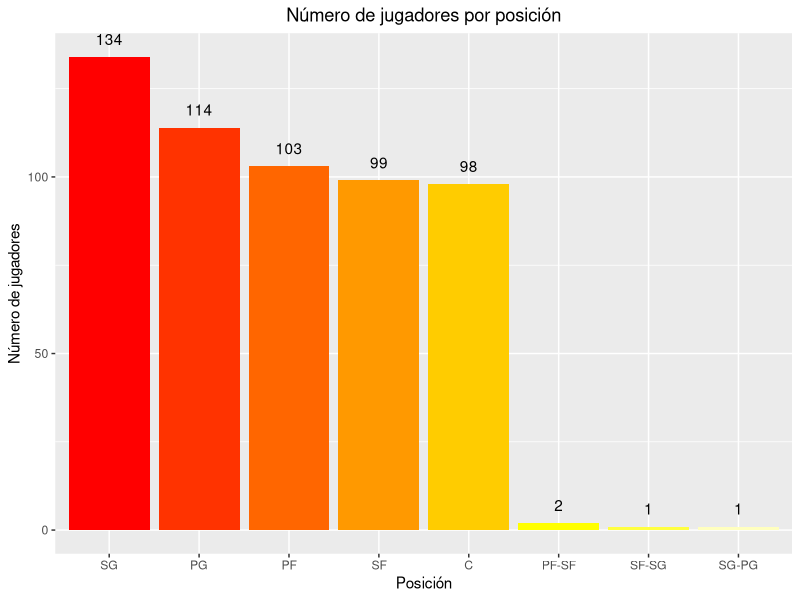

R code for this plot: (Note: this script raises an error after producing the figure.)
#PROBABILIDAD Y ESTADÍSTICA 
#ESTADÍSTICA DESCRIPTIVA
#install.packages("ggplot2") #descargar librería
#install.packages("psych")
#install.packages("tidyverse")
library(tidyverse)
library(psych)
library(ggplot2) #cargar librería
datos=read.csv("NBA.csv") #Cargar los datos y guardarlos con el nombre "datos"
datos=na.omit(datos) #Sobreescribir el archivo datos por uno que elimina filas con NA's
str(datos) #Ver la estructura de cada variable
datos$Pos=as.factor(datos$Pos) #Sobrescribir las entradas como factores, es decir formaremos categorias 
datos$Tm=as.factor(datos$Tm) 

table(datos$Tm)
write.table(table(datos$Tm), file = "tablaequipos.txt", sep = ",", quote = FALSE,row.names=F)

#Grafico número de jugadores po posición 

ggplot(datos, aes(x=reorder(Pos, Pos, function(x)-length(x))))+
  geom_bar(fill=heat.colors(8))+
  geom_text(stat="count", aes(label=..count..), vjust=-1)+
  ggtitle("Número de jugadores por posición")+theme(plot.title=element_text(hjust=0.5))+
  labs(x="Posición", y="Número de jugadores")

describe(datos)
describeBy(datos~Pos)


write.table(lapply(datos, mean), file = "tablamedias.txt", sep = ",", quote = FALSE,row.names=F)


# 1 HISTOGRAMA TIROS DE CAMPO EFECTIVOS
ggplot(datos, aes(x=eFG.))+
  geom_histogram(bins=ceiling(sqrt(length(datos$eFG.))), fill="deeppink2", col="white")+
  ggtitle("Histograma para tiros de campo efectivos para jugadores NBA")+
  labs(x="Tiros de campo efectivos (eFG)", y="Frecuencia")+
  theme_bw()+theme(plot.title=element_text(hjust=0.5))

ggplot(datos, aes(x=eFG., y=..density..))+
  geom_histogram(bins=ceiling(sqrt(length(datos$eFG.))), fill="deeppink2", col="white")+
  geom_density(aes(x=eFG., y=..density..), colour="black", size=0.8)+
  ggtitle("Histograma para tiros de campo efectivos para jugadores NBA")+
  labs(x="Tiros de campo efectivos (eFG)", y="Densidad")+
  theme_bw()+theme(plot.title=element_text(hjust=0.5))

# 2 HISTOGRAMA PUNTOS ANOTADOS
ggplot(datos, aes(x=PTS))+
  geom_histogram(bins=ceiling(sqrt(length(datos$eFG.))), fill="deeppink2", col="white")+
  ggtitle("Histograma para total de puntos anotados por jugador")+
  labs(x="Total puntos anotados por jugador", y="Frecuencia")+
  theme_bw()+theme(plot.title=element_text(hjust=0.5))

ggplot(datos, aes(x=PTS , y=..density..))+
  geom_histogram(bins=ceiling(sqrt(length(datos$eFG.))), fill="deeppink2", col="white")+
  geom_density(aes(x=PTS , y=..density..), colour="black", size=0.8)+
  ggtitle("Histograma para total de puntos anotados por jugador")+
  labs(x="Total puntos anotados por jugador", y="Densidad")+
  theme_bw()+theme(plot.title=element_text(hjust=0.5))

# 3 HISTOGRAMA MINUTOS JUGADOS

ggplot(datos, aes(x=MP))+
  geom_histogram(bins=ceiling(sqrt(length(datos$eFG.))), fill="deeppink2", col="white")+
  ggtitle("Histograma para total minutos jugados para jugadores NBA")+
  labs(x="Total minutos jugados", y="Frecuencia")+
  theme_bw()+theme(plot.title=element_text(hjust=0.5))

ggplot(datos, aes(x=MP , y=..density..))+
  geom_histogram(bins=ceiling(sqrt(length(datos$eFG.))), fill="deeppink2", col="white")+
  geom_density(aes(x=MP , y=..density..), colour="black", size=0.8)+
  ggtitle("Histograma para total minutos jugados para jugadores NBA")+
  labs(x="Total minutos jugados", y="Densidad")+
  theme_bw()+theme(plot.title=element_text(hjust=0.5))

# 4 HISTOGRAMA EDAD

ggplot(datos, aes(x=Age))+
  geom_histogram(bins=ceiling(sqrt(length(datos$eFG.))), fill="deeppink2", col="white")+
  ggtitle("Histograma de la edad en años para jugadores NBA")+
  labs(x="Edad en años", y="Frecuencia")+
  theme_bw()+theme(plot.title=element_text(hjust=0.5))

ggplot(datos, aes(x=Age , y=..density..))+
  geom_histogram(bins=ceiling(sqrt(length(datos$eFG.))), fill="deeppink2", col="white")+
  geom_density(aes(x=Age , y=..density..), colour="black", size=0.8)+
  ggtitle("Histograma de la edad en años para jugadores NBA")+
  labs(x="Edad en años", y="Densidad")+
  theme_bw()+theme(plot.title=element_text(hjust=0.5))

# 5 HISTOGRAMA TOTAL REBOTES 
ggplot(datos, aes(x=TRB))+
  geom_histogram(bins=ceiling(sqrt(length(datos$eFG.))), fill="deeppink2", col="white")+
  ggtitle("Histograma total rebotes para jugadores NBA")+
  labs(x="Total rebotes", y="Frecuencia")+
  theme_bw()+theme(plot.title=element_text(hjust=0.5))

ggplot(datos, aes(x=TRB , y=..density..))+
  geom_histogram(bins=ceiling(sqrt(length(datos$eFG.))), fill="deeppink2", col="white")+
  geom_density(aes(x=TRB , y=..density..), colour="black", size=0.8)+
  ggtitle("Histograma total rebotes para jugadores NBA")+
  labs(x="Total rebotes", y="Densidad")+
  theme_bw()+theme(plot.title=element_text(hjust=0.5))

# 6 HISTOGRAMA TOTAL NMERO DE ASISTENCIAS
ggplot(datos, aes(x=AST))+
  geom_histogram(bins=ceiling(sqrt(length(datos$eFG.))), fill="deeppink2", col="white")+
  ggtitle("Histograma número total asistencias para jugadores NBA")+
  labs(x="Total asistencias", y="Frecuencia")+
  theme_bw()+theme(plot.title=element_text(hjust=0.5))

ggplot(datos, aes(x=AST , y=..density..))+
  geom_histogram(bins=ceiling(sqrt(length(datos$eFG.))), fill="deeppink2", col="white")+
  geom_density(aes(x=AST , y=..density..), colour="black", size=0.8)+
  ggtitle("Histograma número total asistencias para jugadores NBA")+
  labs(x="Total asistencias", y="Densidad")+
  theme_bw()+theme(plot.title=element_text(hjust=0.5))

# 7 HISTOGRAMA TOTAL NÚMERO DE BOLAS ROBADAS
ggplot(datos, aes(x=STL))+
  geom_histogram(bins=ceiling(sqrt(length(datos$eFG.))), fill="deeppink2", col="white")+
  ggtitle("Histograma número total balones robados por jugador")+
  labs(x="Total balones robados por jugador", y="Frecuencia")+
  theme_bw()+theme(plot.title=element_text(hjust=0.5))

ggplot(datos, aes(x=STL , y=..density..))+
  geom_histogram(bins=ceiling(sqrt(length(datos$eFG.))), fill="deeppink2", col="white")+
  geom_density(aes(x=STL , y=..density..), colour="black", size=0.8)+
  ggtitle("Histograma número total balones robados por jugador")+
  labs(x="Total balones robados por jugador", y="Densidad")+
  theme_bw()+theme(plot.title=element_text(hjust=0.5))

#BOX VAIRBLES POR POSICIÓN 

#Q Q PLOT  eFG

qqnorm(datos$eFG.)
qqline(datos$eFG., col="steelblue", lwd=2)
shapiro.test(datos$eFG.)

cv=function(x){
  sd(x)/mean(x)*100}

cv(datos$STL)

ggplot(datos, aes(x=eFG., y=Pos))+
  geom_boxplot(fill=rainbow(8))+
  ggtitle("Diagrama de caja para tiros de campo efectivo según posición")+
  labs(y="Tiros de campo efectivos")+
  coord_flip()+theme(plot.title = element_text(hjust=0.5))

ggplot(datos, aes(x=STL, y=Pos))+
  geom_boxplot(fill=rainbow(8))+
  ggtitle("Diagrama de caja para robos de balon según posición")+
  labs(y="Robos de balon")+
  coord_flip()+theme(plot.title = element_text(hjust=0.5))

ggplot(datos, aes(x=TRB, y=Pos))+
  geom_boxplot(fill=rainbow(8))+
  ggtitle("Diagrama de caja para rebotes según posición")+
  labs(y="Rebotes")+
  coord_flip()+theme(plot.title = element_text(hjust=0.5))

ggplot(datos, aes(x=PTS, y=Pos))+
  geom_boxplot(fill=rainbow(8))+
  ggtitle("Diagrama de caja para puntos anotados según posición")+
  labs(y="Tiros de campo efectivos")+
  coord_flip()+theme(plot.title = element_text(hjust=0.5))

datoscuant<-datos%>%
select(PTS, TRB, AST, STL, eFG., MP, Age) #Selecciona las variables y crea otro data frame

describe(datoscuant) #Tabla descriptiva para las variables cuantitativas

lapply(datoscuant, cv) #Calcula coeficiente de variación para cada variable cuant.

corPlot(datoscuant, main="Diagrama de correlación")# Diagrama de correlación

ggplot(datoscuant, aes(x=PTS, y=AST))+
  geom_point(fill="blue")+
  ggtitle("Diagrama de correlación puntos y asistencias")+
  labs(x="Puntos anotados", y="Asistencias")
